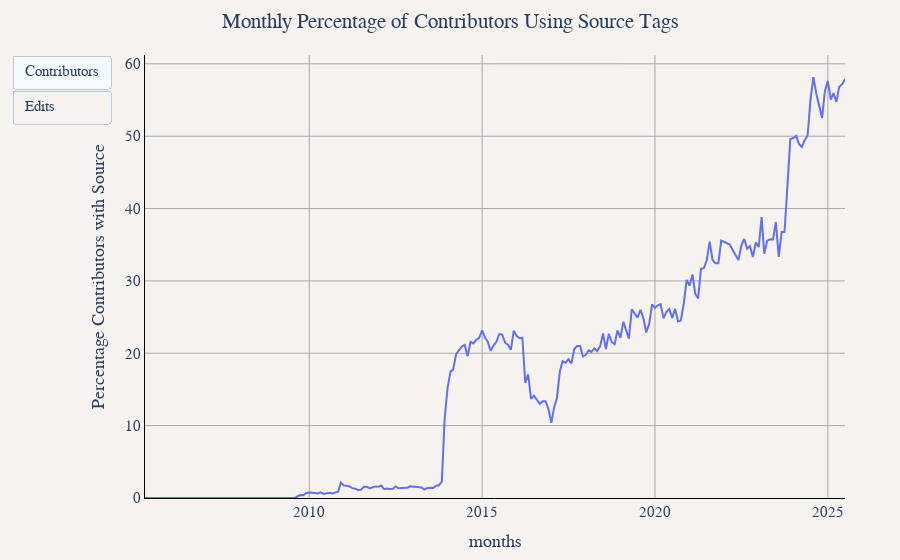

Notebook code for this chart:
### Markdown cell above
## Monthly Percentage of Edits and Contributors Using Source Tags

### Code cell
df = duckdb.sql("""
WITH monthly_with_source AS (
    SELECT 
        year,
        month,
        CONCAT(year, '-', LPAD(CAST(month as VARCHAR), 2, '0')) as months,
        COUNT(DISTINCT user_name) as contributors_with_source,
        SUM(edit_count) as edits_with_source
    FROM '../changeset_data/year=*/month=*/*.parquet'
    WHERE source IS NOT NULL
    GROUP BY year, month
),
monthly_total AS (
    SELECT 
        year,
        month,
        CONCAT(year, '-', LPAD(CAST(month as VARCHAR), 2, '0')) as months,
        COUNT(DISTINCT user_name) as total_contributors,
        SUM(edit_count) as total_edits
    FROM '../changeset_data/year=*/month=*/*.parquet'
    GROUP BY year, month
)
SELECT 
    mt.months,
    COALESCE(ROUND((mws.contributors_with_source * 100.0) / mt.total_contributors, 2), 0) as 'Percentage Contributors with Source',
    COALESCE(ROUND((mws.edits_with_source * 100.0) / mt.total_edits, 2), 0) as 'Percentage Edits with Source'
FROM monthly_total mt
LEFT JOIN monthly_with_source mws ON mt.year = mws.year AND mt.month = mws.month
ORDER BY mt.year, mt.month
""").df()

util.show_figure(
    [
        util.FigureConfig(
            title="Monthly Percentage of Contributors Using Source Tags",
            label="Contributors",
            x_col="months",
            y_col="Percentage Contributors with Source",
            y_unit_hover_template="%",
            query_or_df=df,
        ),
        util.FigureConfig(
            title="Monthly Percentage of Edits Using Source Tags",
            label="Edits",
            x_col="months",
            y_col="Percentage Edits with Source",
            y_unit_hover_template="%",
            query_or_df=df,
        ),
    ]
)

### Figure 1 — Plotly figure (JSON) as saved in the notebook; plotly's stock layout.template omitted (floating-point values rounded to 4 significant figures; data arrays with more than 128 entries replaced by an {"elided": "..."} marker saying what was removed)
{"data": [{"hovertemplate": "Percentage Contributors with Source<br>%{x}<br>%{y:,} %<extra></extra>", "name": "Percentage Contributors with Source", "type": "scatter", "visible": true, "x": {"elided": "244 str values"}, "y": {"elided": "244 float values"}}, {"hovertemplate": "Percentage Contributors with Source<br>%{x}<br>%{y:,} %<extra></extra>", "name": "Percentage Contributors with Source", "type": "scatter", "visible": false, "x": {"elided": "244 str values"}, "y": {"elided": "244 float values"}}], "layout": {"barmode": "stack", "font": {"family": "Times", "size": 15}, "margin": {"b": 55, "l": 55, "r": 55, "t": 55}, "paper_bgcolor": "#f5f2f0", "plot_bgcolor": "#f5f2f0", "title": {"text": "Monthly Percentage of Contributors Using Source Tags", "x": 0.5}, "updatemenus": [{"buttons": [{"args": [{"visible": [true, false]}, {"title.text": "Monthly Percentage of Contributors Using Source Tags", "xaxis.title.text": "months", "yaxis.title.text": "Percentage Contributors with Source"}], "label": "Contributors", "method": "update"}, {"args": [{"visible": [false, true]}, {"title.text": "Monthly Percentage of Edits Using Source Tags", "xaxis.title.text": "months", "yaxis.title.text": "Percentage Edits with Source"}], "label": "Edits", "method": "update"}], "type": "buttons"}], "xaxis": {"gridcolor": "darkgray", "linecolor": "black", "showgrid": true, "tickcolor": "black", "title": {"text": "months"}, "zerolinecolor": "darkgray"}, "yaxis": {"gridcolor": "darkgray", "linecolor": "black", "rangemode": "tozero", "showgrid": true, "tickcolor": "black", "title": {"text": "Percentage Contributors with Source"}, "zerolinecolor": "darkgray"}}}
